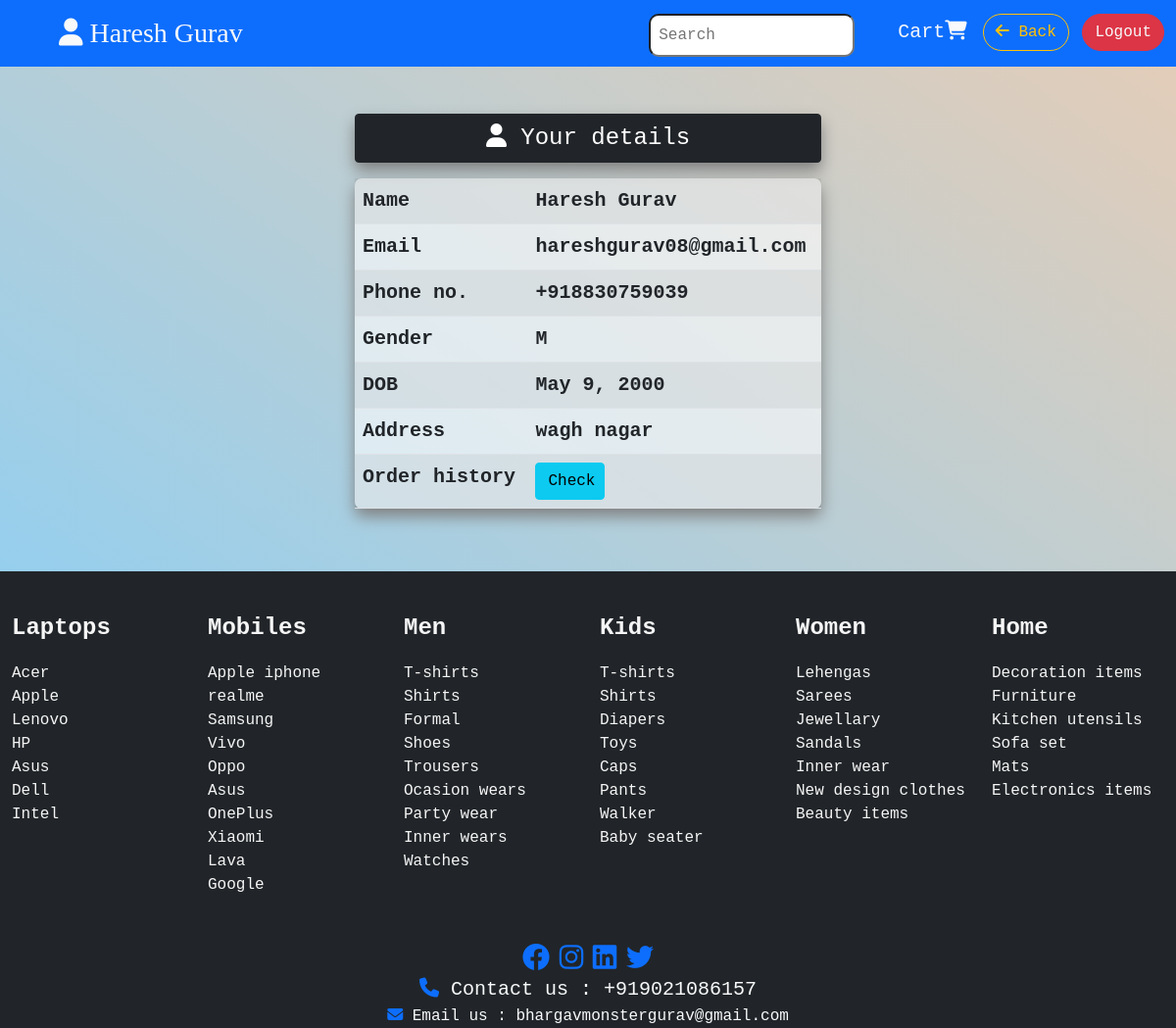
The page /profile/6 (signed in) on the database its author committed.
### app/models.py (models this page shows, shortened)
class Customer(models.Model):
    GENDER = (
        ('M', 'M'),
        ('F', 'F'),
        ('T', 'T')
    )
    user = models.OneToOneField(User, on_delete=models.CASCADE)
    phone = PhoneNumberField()
    profile_pic = models.ImageField(upload_to='Profile_pics', blank=True)
    dob = models.DateField(auto_now=False, auto_now_add=False)
    address = models.TextField()
    gender = models.CharField(max_length=2, choices=GENDER)

### app/views.py (the view)
# urls.py: path('profile/<str:name>', views.profile, name='profile'),
def profile(request, name):
    user = Customer.objects.get(user=name)
    return render(request, 'profile.html', {'customer' : user})

### app/templates/profile.html (shortened to what this page needs)
{% extends 'base.html' %}
{% block nav-brand %}<i class="fas fa-user fa-1x"></i> {{ user.first_name}} {{ user.last_name }} {% endblock %}
{% block nav_block %}
<a href="{% url 'home' %}" class="btn btn-outline-warning mt-1 rounded-pill"><i class="fas fa-arrow-left"></i> Back</a>
<a class="btn btn-danger text-light ms-lg-1 mt-1 rounded-pill" data-bs-toggle='modal' data-bs-target='#logoutmodal'>Logout</a>
{% endblock %}
{% block cart %}
<li class="nav-item">
  <a class="nav-link fs-5 text-light" href="{% url 'checkout' %}">Cart<i class="fa-solid fa-cart-shopping"></i></a>
</li>
{% endblock %}
{% block data2 %}
<div class="container-fluid profile-box">
    <div class="row d-flex justify-content-center">
        <div class="col-lg-5 col-md-6 col-sm-7 my-5 fs-5">
            <div class="col-12 btn btn-dark mb-3 fs-4 table-head" data-aos="flip-up" data-aos-duration="500" data-aos-easing="ease-in-sine"><i class="fas fa-user"></i> Your details</div>
            <table class="table table-striped  profile-table fw-bold " data-aos="flip-down" data-aos-duration="500" data-aos-easing="ease-in-sine">
                <tr>
                    <td>Name</td>
                    <td>{{ user.first_name  }} {{ user.last_name }}</td>
                </tr>
                <tr>
                    <td>Email</td>
                    <td>{{ user.email }}</td>
                </tr>
                <tr>
                    <td>Phone no.</td>
                    <td>{{ customer.phone }}</td>
                </tr>
                <tr>
                    <td>Gender</td>
                    <td>{{ customer.gender }}</td>
                </tr>
                <tr>
                    <td>DOB</td>
                    <td>{{ customer.dob }}</td>
                </tr>
                <tr>
                    <td>Address</td>
                    <td>{{ customer.address }}</td>
                </tr>
                <tr>
                    <td>Order history</td>
                    <td><a href="{% url 'history_page' %}" class="btn btn-info w-25">Check</a></td>
                </tr>
            </table>
        </div>
    </div>
</div>
{% endblock data2 %}

### app/static/style.css (style rules this page uses)
* { padding: 0; margin: 0; font-family: 'Courier New', Courier, monospace; box-sizing: border-box; }
.profile-box { background-image: linear-gradient(35deg, rgba(45, 159, 220, 0.5), rgba(160, 89, 23, 0.3)); }
.profile-table { background: transparent; border-radius: 7px !important; background: rgba(255, 255, 255, .6); box-shadow: 0 8px 16px 0 gray; }
.table-head { box-shadow: 0 8px 16px 0 gray; }

### rows shown on the page
Customer: phone "+918830759039", gender "M", dob "May 9, 2000", address "wagh nagar"

### other values the page prints
{{ user.first_name }} "Haresh"
{{ user.last_name }} "Gurav"
{{ user.email }} "hareshgurav08@gmail.com"
